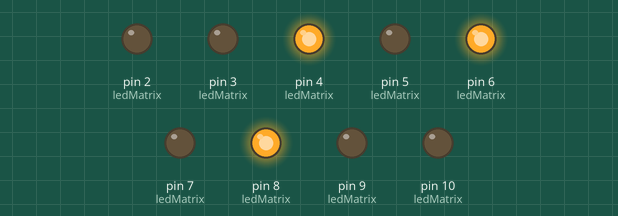
This sketch was run on a simulated Arduino Uno, built with avr-gcc and run on an emulated ATmega328P. Parts: output pins drawn as LEDs (lit = HIGH). Random numbers use the default seed unless the sketch sets one.

Above: at 0.1 s.
At 9.2 s:
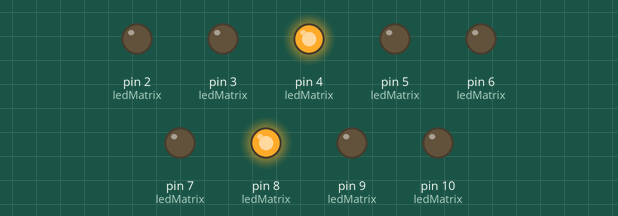
At 15.4 s:
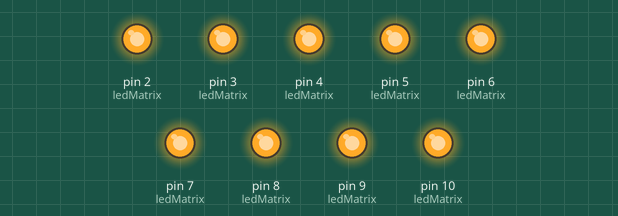
At 27.6 s:
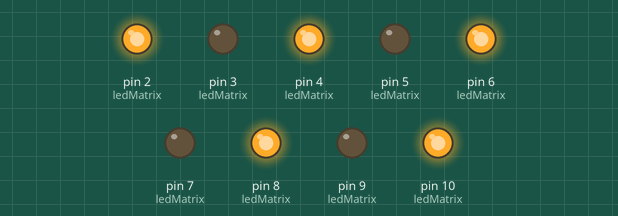
At 36.8 s:
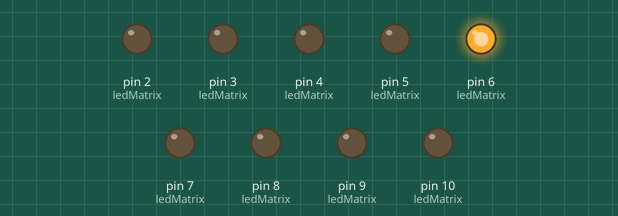
At 39.8 s:
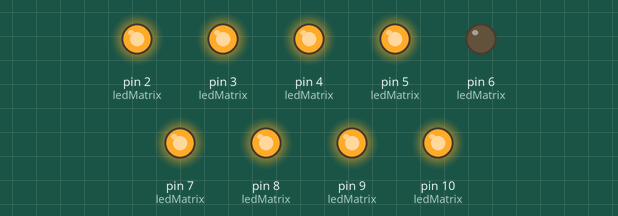
Timing chart, 0 to 40.0 s (numbered marks = the images above):
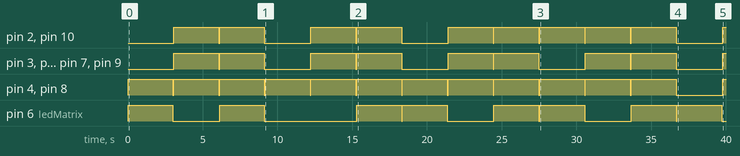

The sketch:

Dice_Thrower_v2.2.ino
```cpp
//Dice Thrower v2
// in this version it will show the correct form of the pips on the dice

// give dNum the max number of pips you want on your dice
const int dNum = 6; //as in d8 or d6 or d4

const int ROW_COUNT = 3;
const int COL_COUNT = 3;
int ledMatrix[ROW_COUNT][COL_COUNT] =
{
  {2, 3, 4},
  {5, 6, 7},
  {8, 9, 10}
};


/*  show & tell of array addresses
      {[0][0], [0][1], [0][2]},

      {[1][0], [1][1], [1][2]},

      {[2][0], [2][1], [2][2]}
*/


void setup()
{
  for (int i = 0; i < 3; i++)
  {
    for (int j = 0; j < 3; j++)
    {
      pinMode(ledMatrix[i][j], OUTPUT);
    }
  }

  randomSeed(analogRead(A0));
}


void loop()
{
  int num;
  num = random(1, dNum + 1);


  if (num == 1)
  {
    one();
    delay(3000);
    allOff();
    delay(30);
  }

  if (num == 2)
  {
    two();
    delay(3000);
    allOff();
    delay(30);
  }

  if (num == 3)
  {
    three();
    delay(3000);
    allOff();
    delay(30);
  }

  if (num == 4)
  {
    four();
    delay(3000);
    allOff();
    delay(30);
  }

  if (num == 5)
  {
    five();
    delay(3000);
    allOff();
    delay(30);
  }

  if (num == 6)
  {
    six();
    delay(3000);
    allOff();
    delay(30);
  }

  if (num == 7)
  {
    seven();
    delay(3000);
    allOff();
    delay(30);
  }

  if (num == 8);
  {
    eight();
    delay(3000);
    allOff();
    delay(30);
  }

  if (num == 9);
  {
    nine();
    delay(3000);
    allOff();
    delay(30);
  }


}


void one()
{
  digitalWrite(ledMatrix[1][1], HIGH);


}

void two()
{
  digitalWrite(ledMatrix[2][0], HIGH);
  digitalWrite(ledMatrix[0][2], HIGH);


}

void three()
{
  digitalWrite(ledMatrix[1][1], HIGH);
  digitalWrite(ledMatrix[2][0], HIGH);
  digitalWrite(ledMatrix[0][2], HIGH);


}

/*void four() //one of two ways to write four()
  {
  digitalWrite(ledMatrix[0][0], HIGH);
  digitalWrite(ledMatrix[2][0], HIGH);
  digitalWrite(ledMatrix[0][2], HIGH);
  digitalWrite(ledMatrix[2][2], HIGH);
  }*/

//different way of writing four()
void four()
{
  for (int row = 0; row < 3; row++)
  {
    if (row == 1) continue;

    digitalWrite(ledMatrix[row][0], HIGH);
    digitalWrite(ledMatrix[row][2], HIGH);
  }


}


void five()
{
  digitalWrite(ledMatrix[0][0], HIGH);
  digitalWrite(ledMatrix[2][0], HIGH);
  digitalWrite(ledMatrix[0][2], HIGH);
  digitalWrite(ledMatrix[2][2], HIGH);
  digitalWrite(ledMatrix[1][1], HIGH);


}

void six()
{
  for (int row = 0; row < 3; row++)
  {
    digitalWrite(ledMatrix[row][0], HIGH);
    digitalWrite(ledMatrix[row][2], HIGH);
  }


}

void seven()
{
  for (int row = 0; row < 3; row++)
  {
    digitalWrite(ledMatrix[row][0], HIGH);
    digitalWrite(ledMatrix[row][2], HIGH);
  }
  digitalWrite(ledMatrix[1][1], HIGH);


}

void eight()
{
  for (int row = 0; row < 3; row++)
  {
    digitalWrite(ledMatrix[row][0], HIGH);
    digitalWrite(ledMatrix[row][2], HIGH);
  }
  digitalWrite(ledMatrix[0][1], HIGH);
  digitalWrite(ledMatrix[2][1], HIGH);


}

/*void eight() //different way of writing eight()
  {
  for (int row = 0; row < 3; row++)
  {
    for (int col = 0; col < 3; col++)
    {
      if (col == 1 && row == 1) continue;

      digitalWrite(ledMatrix[row][col], HIGH);
    }
  }
  }*/

void nine()
{
  for (int row = 0; row < 3; row++)
  {
    for (int col = 0; col < 3; col++)
    {
      digitalWrite(ledMatrix[row][col], HIGH);
    }
  }


}

void allOff() //All LEDs off
{
  for (int i = 0; i < 3; i++)
  {
    for (int j = 0; j < 3; j++)
    {
      digitalWrite(ledMatrix[i][j], LOW);
    }
  }
  delay(30);
}

void allOn() //All LEDs on
{
  for (int i = 0; i < 3; i++)
  {
    for (int j = 0; j < 3; j++)
    {
      digitalWrite(ledMatrix[i][j], HIGH);
    }
  }

}
```

Measured:
- by itself, pin 4 (ledMatrix), pin 8 (ledMatrix): goes 11 × (HIGH 3.0 s, LOW 0.06 s), HIGH 3.0 s, LOW 3.1 s, then HIGH
- by itself, pin 6 (ledMatrix): LOW → HIGH at 0.00 s, → LOW 3.0 s later, → HIGH 3.1 s later, → LOW 3.0 s later, … (16 changes in this stretch)
- by itself, pin 3 (ledMatrix), pin 5 (ledMatrix), pin 7 (ledMatrix), pin 9 (ledMatrix): repeats every 9.2 s: LOW 0.06 s, HIGH 3.0 s, LOW 3.1 s, HIGH 3.0 s
